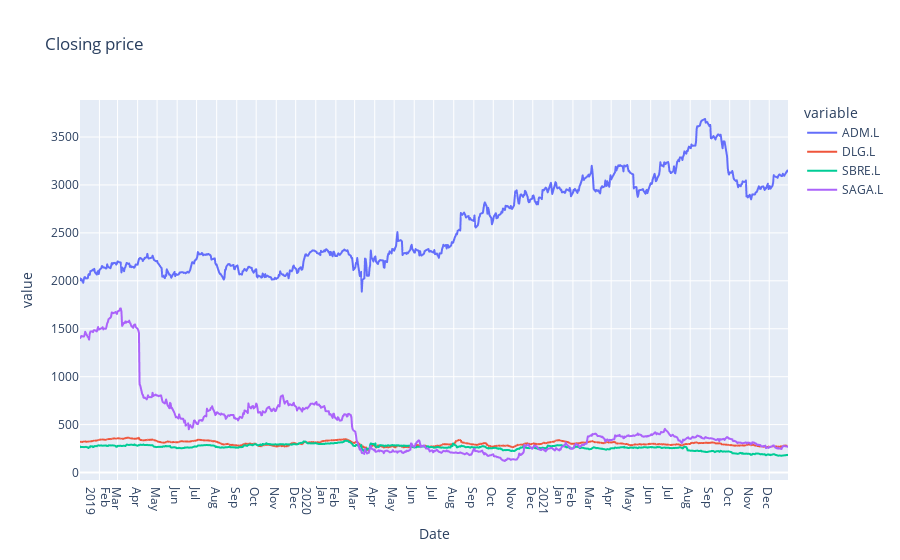

Notebook code for this chart:
### Code cell
motor_ln = ['ADM.L','DLG.L','SBRE.L','SAGA.L']
plot_stock_prc(motor_ln)

### Figure 1 — Plotly figure (JSON) as saved in the notebook; plotly's stock layout.template omitted (floating-point values rounded to 4 significant figures; data arrays with more than 128 entries replaced by an {"elided": "..."} marker saying what was removed)
{"data": [{"hovertemplate": "variable=ADM.L<br>Date=%{x|%B %d, %Y}<br>value=%{y}<extra></extra>", "legendgroup": "ADM.L", "line": {"color": "#636efa", "dash": "solid"}, "marker": {"symbol": "circle"}, "mode": "lines", "name": "ADM.L", "showlegend": true, "type": "scattergl", "x": {"elided": "759 str values"}, "xaxis": "x", "y": {"elided": "759 float values"}, "yaxis": "y"}, {"hovertemplate": "variable=DLG.L<br>Date=%{x|%B %d, %Y}<br>value=%{y}<extra></extra>", "legendgroup": "DLG.L", "line": {"color": "#EF553B", "dash": "solid"}, "marker": {"symbol": "circle"}, "mode": "lines", "name": "DLG.L", "showlegend": true, "type": "scattergl", "x": {"elided": "759 str values"}, "xaxis": "x", "y": {"elided": "759 float values"}, "yaxis": "y"}, {"hovertemplate": "variable=SBRE.L<br>Date=%{x|%B %d, %Y}<br>value=%{y}<extra></extra>", "legendgroup": "SBRE.L", "line": {"color": "#00cc96", "dash": "solid"}, "marker": {"symbol": "circle"}, "mode": "lines", "name": "SBRE.L", "showlegend": true, "type": "scattergl", "x": {"elided": "759 str values"}, "xaxis": "x", "y": {"elided": "759 float values"}, "yaxis": "y"}, {"hovertemplate": "variable=SAGA.L<br>Date=%{x|%B %d, %Y}<br>value=%{y}<extra></extra>", "legendgroup": "SAGA.L", "line": {"color": "#ab63fa", "dash": "solid"}, "marker": {"symbol": "circle"}, "mode": "lines", "name": "SAGA.L", "showlegend": true, "type": "scattergl", "x": {"elided": "759 str values"}, "xaxis": "x", "y": {"elided": "759 float values"}, "yaxis": "y"}], "layout": {"legend": {"title": {"text": "variable"}, "tracegroupgap": 0}, "title": {"text": "Closing price"}, "xaxis": {"anchor": "y", "domain": [0, 1], "dtick": "M1", "tickformat": "%b\n%Y", "title": {"text": "Date"}}, "yaxis": {"anchor": "x", "domain": [0, 1], "title": {"text": "value"}}}}
